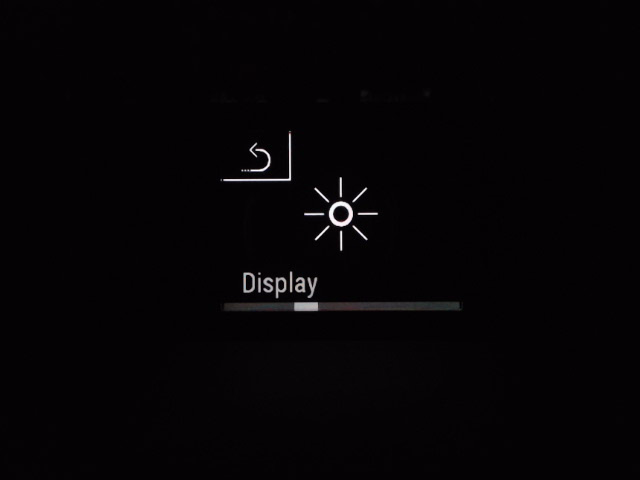
#> input picture UIHD/settingslogi.jpg, 640 x 480 px
$ python main.py
#> lines starting #> are read from the running program, lines starting #| are printed output that depends on the picture; after the words box and inside, x2 and y2 are one past the last pixel; in counts of white or black regions, pixels touching at a corner belong together
### ui_detection.py
# main.py
import cv2 as cv
import numpy as np
import easyocr  # https://github.com/jaidedai/easyocr
import sys
import imutils

# Import der JSON-Funktionen aus dem neuen Skript
from display_manager import save_display_corners, load_display_corners


def read_image(path):
    """
    Reads an image from the specified file path without scaling it.

    Parameters:
        path (str): The file path to the image.

    Returns:
        img (numpy.ndarray): The image loaded into a NumPy array.

    Raises:
        Exits the program if the image cannot be read.
    """
#> called with path = './UIHD/settingslogi.jpg'
    img = cv.imread(path)
#> img is the input picture: shape (480, 640, 3); mean B, G, R 5.7, 3.7, 5.7
    if img is None:
        sys.exit(f"Could not read the image at {path}.")
    return img

def detect_display_corners(img, visualize=False, canny_thresh1=50, canny_thresh2=150, approx_factor=0.007):
    """
    Detects the corners of a display (assumed to be a quadrilateral) in the input image.
    It converts the image to grayscale, performs edge detection, dilates the edges,
    finds contours, approximates polygonal curves, and selects the best quadrilateral based on area.

    Parameters:
        img (numpy.ndarray): The input image in BGR format.
        visualize (bool): If True, shows the processed edge image (default is False).
        canny_thresh1 (int): The first threshold for the Canny edge detector.
        canny_thresh2 (int): The second threshold for the Canny edge detector.
        approx_factor (float): The factor used in polygonal approximation (epsilon = approx_factor * perimeter).

    Returns:
        corners (numpy.ndarray or None): A NumPy array of shape (4, 2) representing the four sorted corner points
                                         (ordered as top-left, top-right, bottom-right, bottom-left) if detected,
                                         or None if no suitable quadrilateral is found.
    """
    gray = cv.cvtColor(img, cv.COLOR_BGR2GRAY)
    edges = cv.Canny(gray, canny_thresh1, canny_thresh2)

    # Kanten "verbreitern"
    kernel = np.ones((2, 2), np.uint8)
    edges = cv.dilate(edges, kernel, iterations=1)

    if visualize:
        cv.imshow("Canny After Morphology", edges)
        cv.waitKey(0)
        cv.destroyAllWindows()

    contours, _ = cv.findContours(edges, cv.RETR_EXTERNAL, cv.CHAIN_APPROX_SIMPLE)
    if not contours:
        return None

    best_approx = None
    best_area = 0

    # Definiere eine Mindestfläche, z.B. 2000
    min_area = 2000

    for cnt in contours:
        perimeter = cv.arcLength(cnt, True)
        if perimeter < 10:
            continue
        epsilon = approx_factor * perimeter
        approx = cv.approxPolyDP(cnt, epsilon, True)

        if len(approx) == 4:
            area = cv.contourArea(approx)
            # Ignoriere zu kleine Vierecke
            if area < min_area:
                continue

            # Wenn groß genug, checken wir, ob es das größte ist
            if area > best_area:
                best_area = area
                best_approx = approx

    if best_approx is None:
        return None

    # Sortieren [TL, TR, BR, BL]
    corners = sorted(best_approx[:, 0], key=lambda p: (p[1], p[0]))
    if corners[0][0] > corners[1][0]:
        corners[0], corners[1] = corners[1], corners[0]
    if corners[2][0] < corners[3][0]:
        corners[2], corners[3] = corners[3], corners[2]

    return np.array(corners, dtype=np.float32)

# [22 lines left out: function apply_perspective_transform, not called in this run]

def calibrate_display(img):
    """
    Detects the display corners in the given image and saves the calibration data (corners and a flag)
    into a JSON file. If no display is detected, it marks the calibration to use the full image.

    Parameters:
        img (numpy.ndarray): The input image for calibration.

    Returns:
        bool: Display cornors detected --> True // False
    """
    corners = detect_display_corners(img, visualize=False)
#> in detect_display_corners, `edges = cv.Canny(gray, canny_thresh1, canny_thresh2)`:
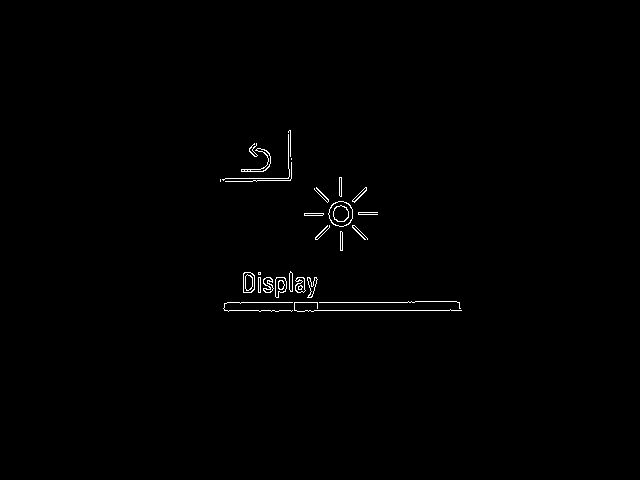
#> edges: shape (480, 640); 0.61% white in thin lines or dots, all inside (x1, y1, x2, y2) = (220, 130, 462, 312)
#> in detect_display_corners, `edges = cv.dilate(edges, kernel, iterations=1)`:
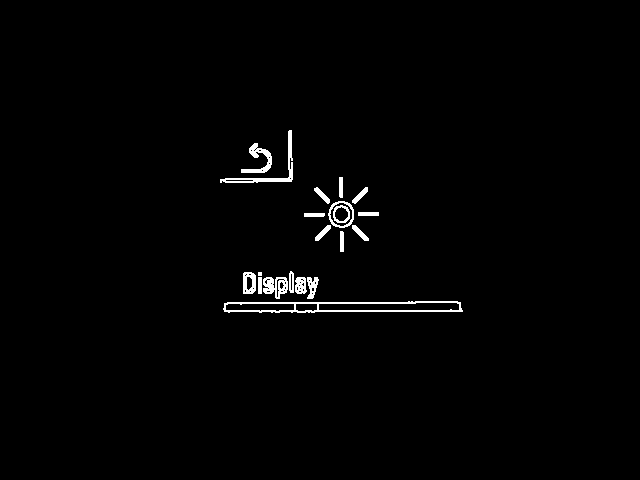
#> edges: shape (480, 640); 1.3% white; 20 white regions (1 under 20 px)
#> in detect_display_corners, `contours, _ = cv.findContours(edges, cv.RETR_EXTERNAL, cv.CHAIN_APPROX..`: contours = 19 contours, 1 with area under 20; largest, box (x1, y1, x2, y2) and area: (223, 301, 463, 313) 2204, (328, 201, 354, 228) 526, (220, 130, 293, 183) 374, (263, 277, 288, 299) 344, (241, 143, 272, 173) 277
#> the loop in detect_display_corners, `for cnt in contours:` made 19 passes
#> (perimeter, epsilon, approx, area) on passes 5, 13: (38, 0.266, [[258, 277], [258, 293], [261, 293], [261, 277]], 48), (46, 0.322, [[358, 212], [358, 215], [378, 215], [378, 212]], 60)
#> (perimeter, epsilon) on passes 1, 2, 3, 4, 7, 8: (502.2, 3.52), (70.04, 0.49), (51.8, 0.363), (117.4, 0.821), (61.9, 0.433), (47.66, 0.334)
#> after the loop in detect_display_corners, `for cnt in contours:`: best_area = 0
    if corners is not None:
        save_display_corners(corners, use_full_image=False)
        # Kalibrierung erfolgreich. Display-Ecken erkannt und gespeichert.
        return True
    else:
        save_display_corners(None, use_full_image=True)
        # Keine Display-Ecken erkannt. Verwende Originalbild.
        return False

def rectify_display_image(img, target_size=(320, 240), visualize=False):
    """
    Rectifies the input image using previously saved calibration data. It loads the display corners and a flag
    from JSON and applies a perspective transformation if valid corner data is available.

    Parameters:
        img (numpy.ndarray): The input image to be rectified.
        target_size (tuple): A tuple (width, height) for the desired output size (default is (320, 240)).
        visualize (bool): If True, displays will shown with applied cornor position or without (default is False).

    Returns:
        rectified_img (numpy.ndarray): The transformed image if calibration data is valid; otherwise, returns the original image.
    """
    corners, use_full_image = load_display_corners()
    # Prüfen, ob use_full_image oder corners fehlerhaft
    if use_full_image or corners is None or len(corners) != 4:
        if visualize:
            # Zeige das evtl. erkannte UI-Bild (Tesing)
            cv.imshow("Keine Kanten erkannt", img)
            cv.waitKey(0)
            cv.destroyAllWindows()
        return img
    # Ansonsten Transformation anwenden
    applied_perspective_transform = apply_perspective_transform(img, corners, target_size)
    if visualize:
            # Zeige das evtl. erkannte UI-Bild (Tesing)
            cv.imshow("Kanten erkannt", applied_perspective_transform)
            cv.waitKey(0)
            cv.destroyAllWindows()
    return applied_perspective_transform

def analyze_colors(img):
    """
    Analyzes the input image by converting it to the HSV color space and counting the number of pixels for each color category:
    black, white, red, yellow, green, cyan, blue, magenta, and unknown.

    Parameters:
        img (numpy.ndarray): The input image in BGR format.

    Returns:
        color_counts (dict): A dictionary where the keys are color names and the values are the pixel counts for each color.
    """
    hsv_image = cv.cvtColor(img, cv.COLOR_BGR2HSV)
    black_tolerance = 30
    white_tolerance = 220

    # Alle möglichen Farbnamen vorab mit 0 initialisieren
    color_names = ["black", "white", "red", "yellow", "green", "cyan", "blue", "magenta", "unknown"]
    color_counts = {name: 0 for name in color_names}

    for row in hsv_image:
        for pixel in row:
            h, s, v = pixel

            if v < black_tolerance:
                color_name = "black"
            elif v > white_tolerance and s < 30:
                color_name = "white"
            else:
                if (0 <= h <= 15) or (165 <= h <= 179):
                    color_name = "red"
                elif 15 < h <= 45:
                    color_name = "yellow"
                elif 45 < h <= 75:
                    color_name = "green"
                elif 75 < h <= 105:
                    color_name = "cyan"
                elif 105 < h <= 135:
                    color_name = "blue"
                elif 135 < h <= 165:
                    color_name = "magenta"
                else:
                    color_name = "unknown"

            color_counts[color_name] += 1

    return color_counts

# [14 lines left out: function calculate_histograms, not called in this run]

def get_ocr_text(img):
    """
    Performs Optical Character Recognition (OCR) on the input image using EasyOCR and returns the extracted text.

    Parameters:
        img (numpy.ndarray): The input image on which OCR is to be performed.

    Returns:
        str: A string containing the concatenated OCR result with extra whitespace removed.
    """
    reader = easyocr.Reader(['en','de'], gpu=False) # https://github.com/JaidedAI/EasyOCR/tree/master/easyocr/character / https://github.com/JaidedAI/EasyOCR/tree/master/easyocr/dict
    results = reader.readtext(img, detail=0)
    return ' '.join(results).strip()

# [98 lines left out: functions is_substring_in_string, isIconInImage, not called in this run]

# Beispiel-Hauptprogramm
# [33 lines that do not run on import are left out]

    # [8 lines of commented-out code are left out]

### display_manager.py
# display_config.py
import json
import os
import numpy as np

CONFIG_FILE = "display_config.json"

def save_display_corners(corners, use_full_image=False):
    """
    Speichert die Display-Koordinaten als JSON-Datei.
    Falls keine UI erkannt wurde, speichert es ein Flag (use_full_image=True).
    """
    data = {
        "corners": [list(map(float, point)) for point in corners] if corners is not None else [],
        "use_full_image": use_full_image
    }
    with open(CONFIG_FILE, "w") as file:
        json.dump(data, file)

def load_display_corners():
    """
    Lädt die gespeicherten Display-Koordinaten.
    Gibt (corners, use_full_image) zurück.
    Falls keine Datei existiert oder fehlerhafte Daten vorliegen, gibt es use_full_image=True zurück.
    """
    if not os.path.exists(CONFIG_FILE):
        return None, True  # Keine Datei -> gesamtes Bild verwenden
    try:
        with open(CONFIG_FILE, "r") as file:
            data = json.load(file)
        corners_data = data.get("corners", [])
        use_full_image = data.get("use_full_image", False)

        if not corners_data:
            # Falls corners leer sind
            return None, use_full_image

        corners = np.array(corners_data, dtype=np.float32)
        return corners, use_full_image
    except (json.JSONDecodeError, KeyError, ValueError):
        # Falls die Datei korrupt ist oder Ecken fehlen
        return None, True

### main.py
from ui_detection import read_image, calibrate_display, rectify_display_image, analyze_colors, get_ocr_text, isIconInImage, calculate_histograms

# 1. Bild einlesen
input_image_path = "./UIHD/settingslogi.jpg"
input_image = read_image(input_image_path)

# 2. Kalibrierung einmalig - Finde das größte, deutlichste Polygon mit 4 Kanten --> Vier/Rechteck
# Einmalig pro Run aufrufen wenn man weiß, dass das UI mit nichtschwarzen Pixeln bereit ist um Ecken zu finden
cornors_detected = calibrate_display(input_image) # Rückgabewert mal mit rein genommen falls man ihn nicht braucht weglassen
#> cornors_detected = False
print("Calibration successfull and cornors detected: ")
print(cornors_detected)
#| False

# 3. Beliebig viele Bilder zu kalibrierter Form gebracht --> Wird den Displaymaßen entsprechend skaliert, gezogen - für zukünftige UIs einfach die Pixelwerte ändern
# Muss für jedes Bild aufgerufen werden für den jeweiligen Run da Kalibrierung angewendet
ui_display = rectify_display_image(input_image, target_size=(320, 240), visualize=False)

# 4. Farbanalyse
pixel_stats = analyze_colors(ui_display)
#> in analyze_colors, `hsv_image = cv.cvtColor(img, cv.COLOR_BGR2HSV)`: hsv_image: shape (480, 640, 3); mean H, S, V 149.1, 121.8, 5.8
#> after the loop in analyze_colors, `for row in hsv_image:`: color_counts = 9 items
#> pixel_stats = 9 items
print("Farben erkannt: ")
print(pixel_stats)
#| {'black': 302896, 'white': 461, 'red': 1256, 'yellow': 96, 'green': 128, 'cyan': 400, 'blue': 776, 'magenta': 1187, 'unknown': 0}

# 5. OCR Wichtig: in Benutzer/Username/.EasyOCR befindet sich nach erstmaligen Ausführen mit Internet das neuste benötigte OCR-KI Model. Falls Endgerät diese nicht hat einfach den Ordner mit neustem Model selber hinzufügen dann funktioniert es offline.
#> (the run stopped early here; a loop or call above may not have finished)
